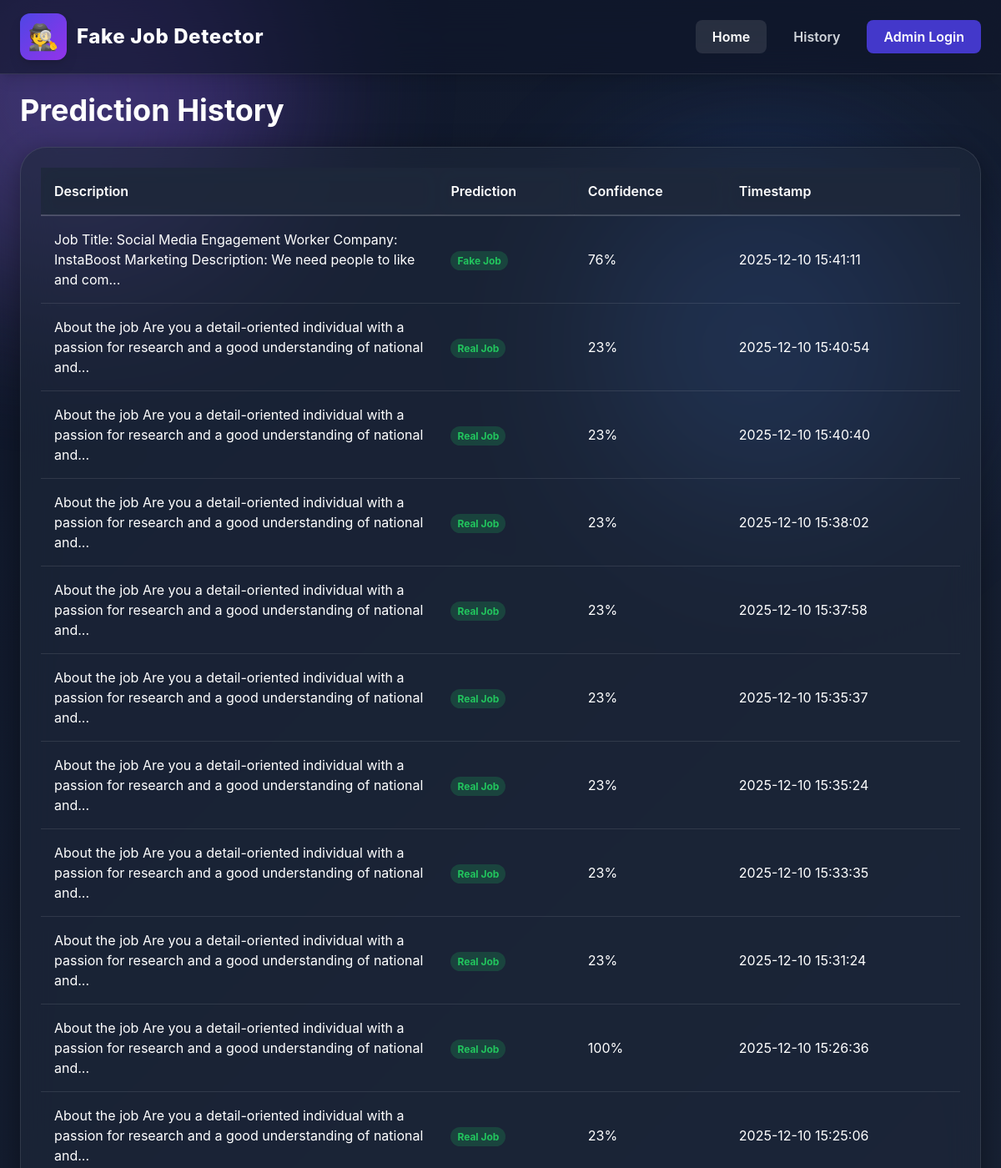
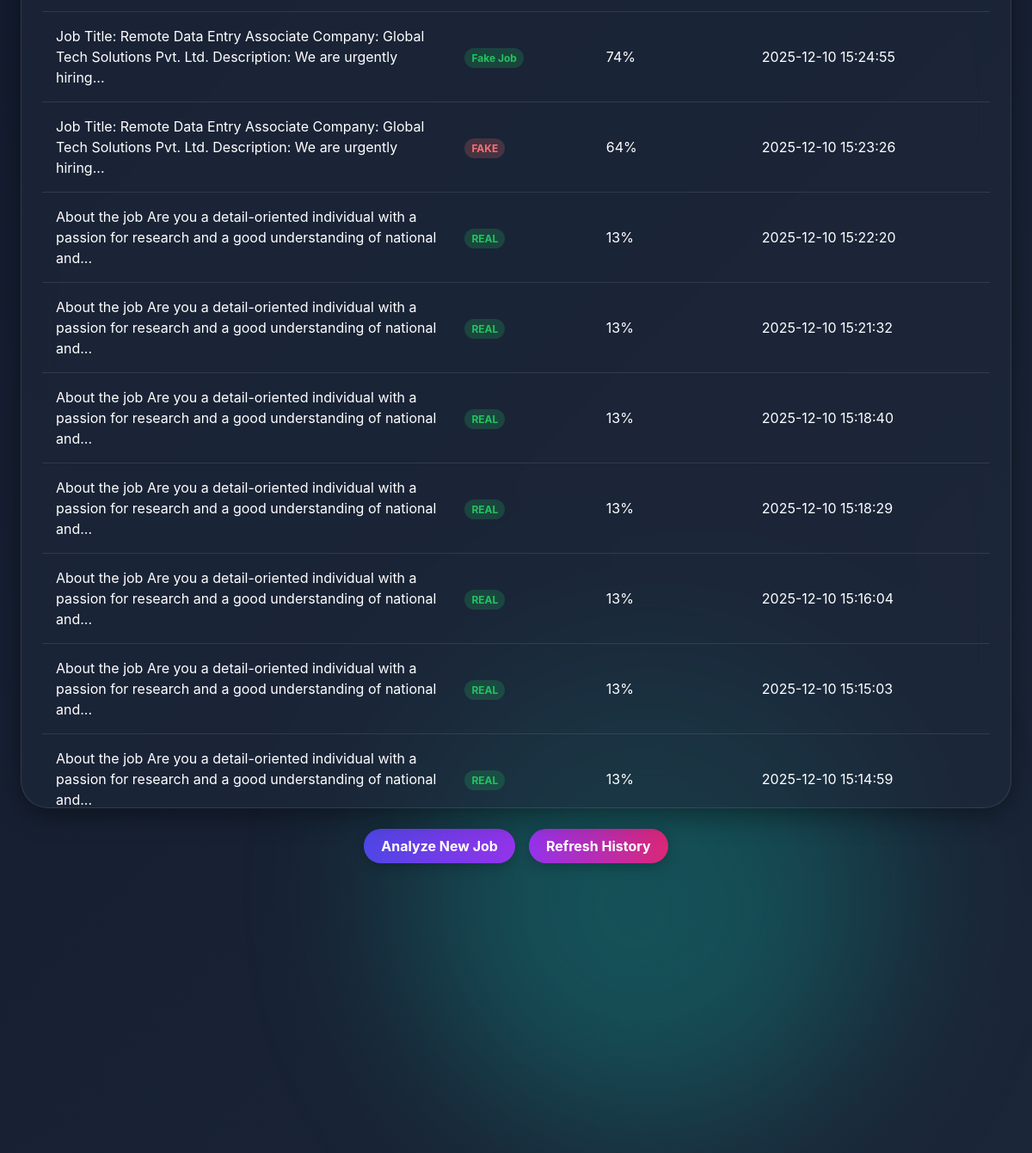
The app's page /history with its own data (2 pictures, top to bottom).
### tables this page shows
CREATE TABLE analysis (
            id INTEGER PRIMARY KEY AUTOINCREMENT,
            job_description TEXT,
            score INTEGER,
            verdict TEXT,
            created_at TEXT
        );

### app.py (the view)
@app.route("/history")
def history():
    conn = sqlite3.connect(DB_PATH)
    c = conn.cursor()
    c.execute("SELECT job_description, verdict, score, created_at FROM analysis ORDER BY id DESC")
    rows = c.fetchall()
    conn.close()
    return render_template("history.html", records=rows)

### templates/history.html (shortened to what this page needs)
<!doctype html>
<html lang="en" class="h-full bg-slate-900">
<head>
  <script src="https://cdn.tailwindcss.com"></script>
</head>
<body class="h-full">
  <div class="blob blob1"></div>
  <div class="blob blob2"></div>
  <div class="blob blob3"></div>
  <nav class="fixed top-0 left-0 right-0 z-50 backdrop-blur-xl bg-slate-900/60 border-b border-white/10 shadow-lg transition-all duration-300">
    <div class="max-w-7xl mx-auto px-6 py-4 flex justify-between items-center">
      <div class="flex items-center gap-3 cursor-default select-none">
        <div class="w-14 h-14 rounded-xl bg-gradient-to-br from-indigo-600 to-purple-600 flex items-center justify-center text-3xl drop-shadow-lg">🕵️</div>
        <span class="text-2xl font-extrabold tracking-wide text-white">Fake Job Detector</span>
      </div>
      <div class="flex gap-3 items-center">
        <a href="/" class="px-5 py-2 text-base font-semibold rounded-lg bg-white/10 text-white hover:bg-white/20 active:scale-95 transition">Home</a>
        <a href="/history" class="px-5 py-2 text-base font-semibold rounded-lg text-gray-300 hover:text-white hover:bg-white/10 active:scale-95 transition">History</a>
        <a href="/admin_login" class="px-5 py-2 text-base font-semibold rounded-lg bg-indigo-700 hover:bg-indigo-800 text-white active:scale-95 transition">Admin Login</a>
      </div>
    </div>
  </nav>
  <main class="pt-28 px-6 max-w-7xl mx-auto relative z-10 space-y-6">
    <h1 class="text-4xl font-bold mb-6">Prediction History</h1>
    <div class="glass">
      {% if records %}
      <table>
        <thead>
          <tr>
            <th>Description</th>
            <th>Prediction</th>
            <th>Confidence</th>
            <th>Timestamp</th>
          </tr>
        </thead>
        <tbody>
          {% for job, label, conf, time in records %}
          <tr class="hover:bg-white/10 transition">
            <td class="max-w-xs">{{ job[:120] }}{% if job|length > 120 %}...{% endif %}</td>
            <td>
              <span class="verdict-badge {% if label == 'FAKE' %}fake{% else %}real{% endif %}">
                {{ label }}
              </span>
            </td>
            <td>{{ conf }}%</td>
            <td>{{ time }}</td>
          </tr>
          {% endfor %}
        </tbody>
      </table>
      {% else %}
      <div class="text-center text-gray-300 py-12">
        No history yet. Start analyzing jobs on <a href="/" class="text-indigo-400 underline">Home</a>.
      </div>
      {% endif %}
    </div>
    <div class="flex flex-col sm:flex-row gap-4 justify-center mt-6">
      <a href="/" class="btn bg-gradient-to-r from-indigo-600 to-purple-600">Analyze New Job</a>
      <a href="/history" class="btn bg-gradient-to-r from-purple-600 to-pink-600">Refresh History</a>
    </div>
  </main>
</body>
</html>

### templates/history.html (style rules this page uses)
html, body { height: 100%; margin: 0; font-family: 'Inter', sans-serif; background: linear-gradient(135deg, #0f172a 0%, #1e293b 100%); color: white; overflow-x: hidden; }
html { scroll-behavior: smooth; }
.blob { position: fixed; border-radius: 50%; opacity: 0.35; filter: blur(100px); animation: float 25s infinite alternate ease-in-out, morph 40s infinite alternate ease-in-out; z-index: 0; pointer-events: none; }
.blob1 { width: 500px; height: 500px; background: linear-gradient(45deg, #a78bfa, #7c3aed); top: -150px; left: -150px; animation-delay: 0s; }
.blob2 { width: 400px; height: 400px; background: linear-gradient(45deg, #60a5fa, #2563eb); top: 200px; left: 60%; animation-delay: 3s; }
.blob3 { width: 550px; height: 550px; background: linear-gradient(45deg, #14b8a6, #0d9488); top: 60%; left: 40%; animation-delay: 6s; }
.glass { background: rgba(30, 41, 59, 0.6); backdrop-filter: blur(20px); border: 1px solid rgba(255,255,255,0.1); border-radius: 2rem; box-shadow: 0 8px 32px rgba(0,0,0,0.4); padding: 1.5rem; max-height: 60vh; overflow-y: auto; overflow-x: hidden; }
table { width: 100%; border-collapse: collapse; }
th, td { padding: 1rem; text-align: left; word-wrap: break-word; }
th { border-bottom: 2px solid rgba(255,255,255,0.2); font-weight: 600; position: sticky; top: 0; background: rgba(30,41,59,0.8); backdrop-filter: blur(10px); }
td { border-bottom: 1px solid rgba(255,255,255,0.1); }
.btn { display: inline-block; padding: 0.5rem 1.25rem; border-radius: 9999px; font-weight: 700; color: white; text-align: center; box-shadow: 0 4px 15px rgba(0,0,0,0.2); transition: all 0.3s ease; text-decoration: none; }
.verdict-badge { padding: 0.25rem 0.5rem; border-radius: 9999px; font-weight: bold; font-size: 0.75rem; }
.fake { background-color: rgba(248, 113, 113, 0.2); color: #f87171; }
.real { background-color: rgba(34,197,94,0.2); color: #22c55e; }

### records on screen
analysis: job_description "Job Title: Social Media Engagement Worker Company: InstaBoost Marketing Description: We need people to like and com", verdict "Fake Job", score "76", created_at "2025-12-10 15:41:11"
analysis: job_description "About the job Are you a detail-oriented individual with a passion for research and a good understanding of national and", verdict "Real Job", score "23", created_at "2025-12-10 15:40:54"
analysis: job_description "About the job Are you a detail-oriented individual with a passion for research and a good understanding of national and", verdict "Real Job", score "23", created_at "2025-12-10 15:40:40"
analysis: job_description "About the job Are you a detail-oriented individual with a passion for research and a good understanding of national and", verdict "Real Job", score "23", created_at "2025-12-10 15:38:02"
analysis: job_description "About the job Are you a detail-oriented individual with a passion for research and a good understanding of national and", verdict "Real Job", score "23", created_at "2025-12-10 15:37:58"
analysis: job_description "About the job Are you a detail-oriented individual with a passion for research and a good understanding of national and", verdict "Real Job", score "23", created_at "2025-12-10 15:35:37"
analysis: job_description "About the job Are you a detail-oriented individual with a passion for research and a good understanding of national and", verdict "Real Job", score "23", created_at "2025-12-10 15:35:24"
analysis: job_description "About the job Are you a detail-oriented individual with a passion for research and a good understanding of national and", verdict "Real Job", score "23", created_at "2025-12-10 15:33:35"
analysis: job_description "About the job Are you a detail-oriented individual with a passion for research and a good understanding of national and", verdict "Real Job", score "23", created_at "2025-12-10 15:31:24"
analysis: job_description "About the job Are you a detail-oriented individual with a passion for research and a good understanding of national and", verdict "Real Job", score "100", created_at "2025-12-10 15:26:36"
analysis: job_description "About the job Are you a detail-oriented individual with a passion for research and a good understanding of national and", verdict "Real Job", score "23", created_at "2025-12-10 15:25:06"
analysis: job_description "Job Title: Remote Data Entry Associate Company: Global Tech Solutions Pvt. Ltd. Description: We are urgently hiring", verdict "Fake Job", score "74", created_at "2025-12-10 15:24:55"
analysis: job_description "Job Title: Remote Data Entry Associate Company: Global Tech Solutions Pvt. Ltd. Description: We are urgently hiring", verdict "FAKE", score "64", created_at "2025-12-10 15:23:26"
analysis: job_description "About the job Are you a detail-oriented individual with a passion for research and a good understanding of national and", verdict "REAL", score "13", created_at "2025-12-10 15:22:20"
analysis: job_description "About the job Are you a detail-oriented individual with a passion for research and a good understanding of national and", verdict "REAL", score "13", created_at "2025-12-10 15:21:32"
analysis: job_description "About the job Are you a detail-oriented individual with a passion for research and a good understanding of national and", verdict "REAL", score "13", created_at "2025-12-10 15:18:40"
analysis: job_description "About the job Are you a detail-oriented individual with a passion for research and a good understanding of national and", verdict "REAL", score "13", created_at "2025-12-10 15:18:29"
analysis: job_description "About the job Are you a detail-oriented individual with a passion for research and a good understanding of national and", verdict "REAL", score "13", created_at "2025-12-10 15:16:04"
analysis: job_description "About the job Are you a detail-oriented individual with a passion for research and a good understanding of national and", verdict "REAL", score "13", created_at "2025-12-10 15:15:03"
analysis: job_description "About the job Are you a detail-oriented individual with a passion for research and a good understanding of national and", verdict "REAL", score "13", created_at "2025-12-10 15:14:59"
